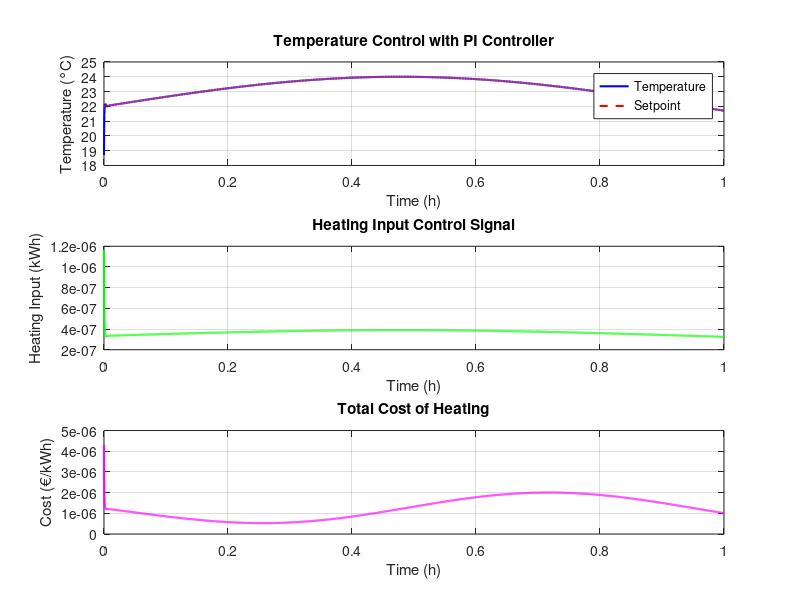

Recreate this plot in MATLAB.
% Simulation parameters
total_time = 3600;   % Total simulation time in seconds
dt = 1;             % Time step in seconds

% Initialize arrays to store data for plotting
time = 0:dt:total_time;
temperature = zeros(size(time));
heating_input = zeros(size(time));

% Define parameters
setpoint = 2 * sind(2*pi*(time)*1/120) + 22;  % Setpoint temperature in degrees Celsius
kp = 0.5;       % Proportional gain
ki = 0.1;       % Integral gain

% Initialize variables
integral = 0;   % Integral term

% Simulation loop
current_temp = 15 ;%* sin(time);  % Initial temperature
for i = 1:numel(time)
    % Calculate error
    error = setpoint(i) - current_temp;
    
    % Update integral term
    integral = integral + error * dt;
    
    % Calculate control output
    proportional = max(0,kp * error);
    integral_component = max(0,ki * integral);
    output = proportional + integral_component;
    
    
    % Convert controller output to heating input
    heating_input(i) = output;
    
    % Simulate temperature dynamics
    heat_loss = 0.1 * (current_temp - 10); % Simple linear heat loss model
    current_temp = current_temp + (heating_input(i) - heat_loss) * dt;
    
    % Store temperature for plotting
    temperature(i) = current_temp;
end

% Calculate energy consumption in kWh
energy_consumption_kWh = heating_input * dt / (1000 * 3600);  % Convert from W to kWh

% Price per kWh
price_per_kWh = 3.4 + 2 * sind(2*pi*(time-1800)*1/60);  % Euro

% Calculate total cost in euros
total_cost_euro = energy_consumption_kWh .* price_per_kWh ;
sum(total_cost_euro) % 'ans' is the total cost in euros

% Plot results
figure("windowStyle","docked");
subplot(3, 1, 1);
plot(time/3600, temperature, 'b', 'LineWidth', 1.5);
hold on;
plot(time/3600, setpoint, 'r--', 'LineWidth', 1.5);
xlabel('Time (h)');
ylabel('Temperature (°C)');
title('Temperature Control with PI Controller');
legend('Temperature', 'Setpoint', 'Location', 'best');
grid on;

subplot(3, 1, 2);
plot(time/3600, energy_consumption_kWh, 'g', 'LineWidth', 1.5);
xlabel('Time (h)');
ylabel('Heating Input (kWh)');
title('Heating Input Control Signal');
grid on;

subplot(3, 1, 3);
plot(time/3600, total_cost_euro, 'm', 'LineWidth', 1.5);
xlabel('Time (h)');
ylabel('Cost (€/kWh)');
title('Total Cost of Heating');
grid on;
